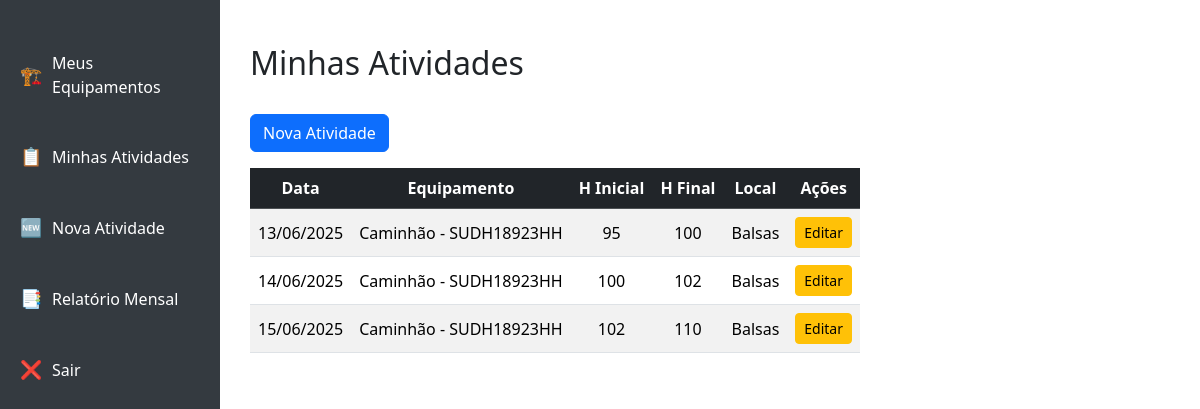
The page /atividades/minhas/ (signed in) on the database its author committed.
### atividade/models.py (models this page shows, shortened)
class Atividade(models.Model):
    data = models.DateField()
    descricao = models.CharField(max_length=50)
    horimetro_inicial = models.IntegerField()
    horimetro_final = models.IntegerField()
    horimetro_abastecimento = models.IntegerField(default=0)
    litros_abastecimento = models.IntegerField(default=0)
    equipamento = models.ForeignKey(Equipamento, on_delete=models.CASCADE)
    usuario = models.ForeignKey(Usuario, on_delete=models.CASCADE)
    local = models.ForeignKey(Local, on_delete=models.CASCADE)

### equipamentos/models.py (models this page shows)
class Equipamento(models.Model):
    categoria = models.ForeignKey(Categoria, on_delete=models.CASCADE)
    modelo = models.ForeignKey(Modelo, on_delete=models.CASCADE)
    numero_serie = models.CharField(max_length=20, unique=True)
    horimetro_atual = models.IntegerField(validators=[MinValueValidator(0),MaxValueValidator(99999)])
    horimetro_manutencao = models.IntegerField(default=0)
    data_manutencao = models.DateField(blank=True,null=True)
    usuario = models.ManyToManyField('usuarios.Usuario', related_name='equipamentos')
    def __str__(self):
        return f'{self.categoria.nome} - {self.numero_serie}'

### categorias/models.py (models this page shows, shortened)
class Categoria(models.Model):
    nome = models.CharField(max_length=10)

### local/models.py (models this page shows)
class Local(models.Model):
    nome = models.CharField(max_length=25)
    def __str__(self):
        return self.nome

### atividade/views.py (the view)
# urls.py: path('minhas/', views.minhas_atividades, name='minhas_atividades'),
@login_required
def minhas_atividades(request):
    atividades = Atividade.objects.filter(usuario=request.user).order_by('data')
    return render(request, 'atividades/minha_lista.html', {'atividades': atividades})

### atividade/templates/atividades/minha_lista.html (shortened to what this page needs)
{% extends 'base.html' %}
{% block content %}
<br>
<h2>Minhas Atividades</h2>
<br>
<a href="{% url 'nova_atividade' %}" class="btn btn-primary mb-3">Nova Atividade</a>
<div class="table-responsive">
    <table class="table table-striped table-hover align-middle">
        <thead class="table-dark">
            <tr>
                <th>Data</th>
                <th>Equipamento</th>
                <th>H Inicial</th>
                <th>H Final</th>
                <th>Local</th>
                <th>Ações</th>
            </tr>
        </thead>
        <tbody>
        {% for a in atividades %}
            <tr>
                <td>{{ a.data|date:"d/m/Y" }}</td>
                <td>{{ a.equipamento }}</td>
                <td>{{ a.horimetro_inicial }}</td>
                <td>{{ a.horimetro_final }}</td>
                <td>{{ a.local }}</td>
                <td>
                    <a href="{% url 'editar_atividade' a.id %}" class="btn btn-warning btn-sm">Editar</a>
                </td>
            </tr>
        {% endfor %}
        </tbody>
    </table>
</div>
{% endblock %}

### templates/base.html (style rules this page uses)
body { display: flex; }
th, td { text-align: center; vertical-align: middle; }

### rows shown on the page
Atividade: data "13/06/2025", equipamento "Caminhão - SUDH18923HH", horimetro_inicial "95", horimetro_final "100", local "Balsas"
Atividade: data "14/06/2025", equipamento "Caminhão - SUDH18923HH", horimetro_inicial "100", horimetro_final "102", local "Balsas"
Atividade: data "15/06/2025", equipamento "Caminhão - SUDH18923HH", horimetro_inicial "102", horimetro_final "110", local "Balsas"
